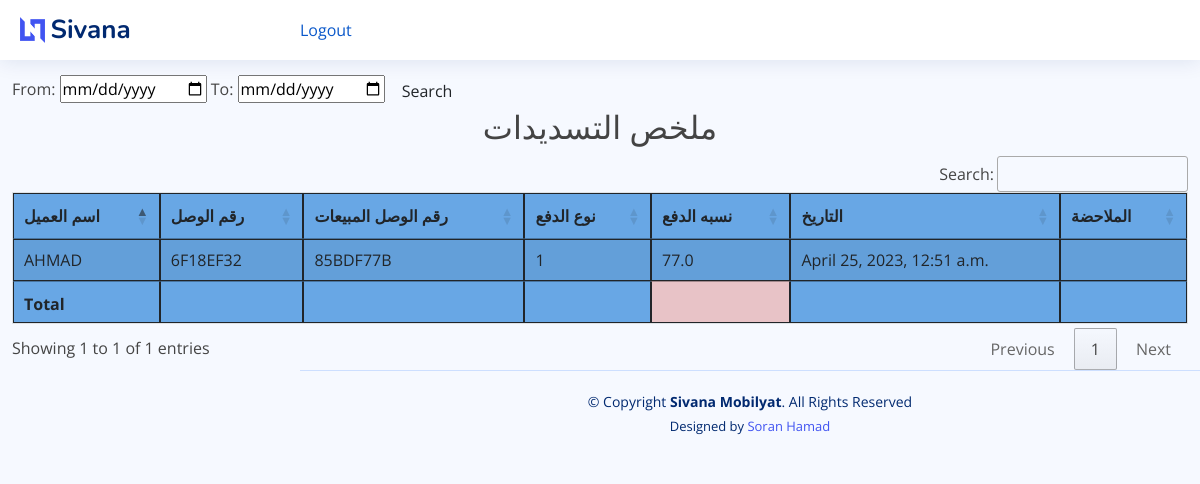
Page /payment_report on the committed database.
### mobilyat/models.py (models this page shows, shortened)
class Payment_Entry(models.Model):
    Qst = (
        ('نقد', 'نقد'),
        ('قستی ١', 'قستی ١'),
        ('قستی ٢', 'قستی ٢'),
        ('قستی ٣ ', ' قستی ٣'),
        ('قستی ٤', 'قستی ٤'),
        ('قستی ٥', 'قستی ٥'),
        ('قستی ٦ ', ' قستی ٦'),
        ('قستی ٧', 'قستی ٧'),
        ('قستی ٨', 'قستی ٨'),
        ('قستی ٩ ', ' قستی ٩'),
        ('قستی ١٠', 'قستی ١٠'),
        ('قستی ١١', 'قستی ١١'),
        ('قستی ١٢ ', ' قستی ١٢'),
    )
    invoice_number = models.CharField(unique=True, editable=False, max_length=10)
    sales_invoice = models.ForeignKey(SaleInvoice, on_delete=models.CASCADE)
    q_type = models.CharField(max_length=10, verbose_name="Payment type", choices=Qst, blank=False)
    paid_amount = models.FloatField(validators=[MinValueValidator(0.01)],default=1)
    payment_date = models.DateTimeField(blank=False)
    note = models.CharField(max_length=100, blank=True)
    old_balance = models.DecimalField(max_digits=20, decimal_places=2, default=0, editable=False)
    class Meta:
        verbose_name_plural = '8. پارەدان'

class SaleInvoice(models.Model):
    STATUS = (
        ('مدفوع', 'مدفوع'),
        ('غير مدفوع', 'غير مدفوع'),
        ('قسط ', ' قسط'),
    )
    invoice_number = models.CharField(unique=True, editable=False, max_length=10)
    customer_name = models.ForeignKey(Customer, on_delete=models.CASCADE)
    status = models.CharField(max_length=10, choices=STATUS, default='مدفوع')
    date = models.DateTimeField()
    note = models.CharField(max_length=100, blank=True)
    class Meta:
        verbose_name_plural = '3. پسولەی فرۆشتن'

class Customer(models.Model):
    customer_name = models.CharField(max_length=50, blank=True)
    customer_mobile = models.CharField(max_length=50, blank=True)
    customer_address = models.TextField(blank=True)
    city = models.CharField(max_length=50, blank=True)
    class Meta:
        verbose_name_plural = '2. کڕیار'
    def __str__(self):
        return self.customer_name

### mobilyat/views.py (the view)
# urls.py: path('payment_report', views.payment_report, name="payment_report"),
def payment_report(request):
    payment_report = Payment_Entry.objects.select_related()
    myFilter = Payment_Filter(request.GET, queryset=payment_report)
    payment_report = myFilter.qs
    context = {'payment_report': payment_report, 'myFilter': myFilter}
    return render(request, 'mobilyat/reports/payment_report.html', context)

### mobilyat/templates/mobilyat/reports/payment_report.html (shortened to what this page needs)
{% extends 'mobilyat/base.html' %}
{% block content %}
    <br>
    <br> <br>
    <form class="form-a">
        From: <input type="date" value={{ myFilter.form.max_date }}</input>
        To: <input type="date" value={{ myFilter.form.min_date }}</input>
        <button type="submit" class="btn btn-b">Search</button>
    </form>
    <h2 class="text-center"> ملخص التسديدات </h2>
    <table id="example2" class="table table-striped" style="background-color: #68a7e5">
        <thead>
        <tr>
            <th>اسم العميل</th>
            <th>رقم الوصل</th>
            <th>رقم الوصل المبیعات</th>
            <th>نوع الدفع</th>
            <th>نسبە الدفع</th>
            <th>التاريخ</th>
            <th>الملاحضة</th>
        </tr>
        </thead>
        <tbody>
        {% for i in  payment_report %}
            <tr>
                <td>{{ i.sales_invoice.customer_name }}</td>
                <td>{{ i.invoice_number }}</td>
                <td>{{ i.sales_invoice.invoice_number }}</td>
                <td>{{ i.q_type }}</td>
                <td>{{ i.paid_amount }}</td>
                <td>{{ i.payment_date }}</td>
                <td>{{ i.note }}</td>
            </tr>
        {% endfor %}
        </tbody>
        <tfoot>
        <th></th>
        <th></th>
        <th></th>
        <th></th>
        <th style="background-color: #e8c3c7"></th>
        <th></th>
        <th></th>
        </tfoot>
    </table>
{% endblock %}

### static/mobilyat/assets/css/style.css (style rules this page uses)
:root { scroll-behavior: smooth; }
body { font-family: "Open Sans", sans-serif; background: #f6f9ff; color: #444444; }
h1, h2, h3, h4, h5, h6 { font-family: "Nunito", sans-serif; }

### rows in the picture
Payment_Entry: sales_invoice.customer_name "AHMAD", invoice_number "6F18EF32", sales_invoice.invoice_number "85BDF77B", q_type "1", paid_amount "77.0", payment_date "April 25, 2023, 12:51 a.m."
